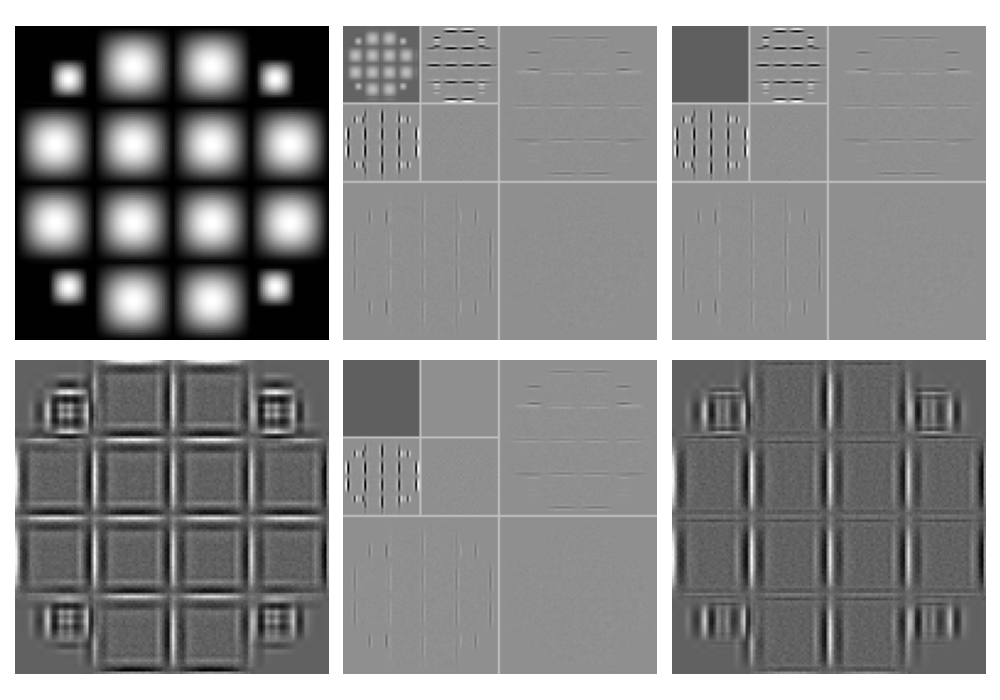

The script that saved this image:
import numpy as np
import matplotlib.pyplot as plt
from skimage.io import imread
from skimage.util import img_as_float
from libDIPUM.wavefast import wavefast
from libDIPUM.wavecut import wavecut
from libDIPUM.waveback import waveback
from libDIPUM.wavedisplay import wavedisplay
from libDIPUM.data_path import dip_data

# Data
f = img_as_float(imread(dip_data('sinePulses.tif')))

# Wavelet transform
c, s = wavefast(f, 2, 'sym4')

# Zeroing approximation coefficients
nc, y = wavecut('a', c, s)

# Back to image domain
f1 = waveback(nc, s, 'sym4')

# Zeroing approximation and horizontal details coefficients
nc1 = c.copy()
Ix = np.where(nc == 0)[0]
nc1[: 2 * len(Ix)] = 0

# Back to image domain
f2 = waveback(nc1, s, 'sym4')

# Display
fig, axes = plt.subplots(2, 3, figsize=(10, 7))
axes[0, 0].imshow(f, cmap='gray')
axes[0, 0].axis('off')

axes[0, 1].imshow(wavedisplay(c, s, 3), cmap='gray')
axes[0, 1].axis('off')

axes[0, 2].imshow(wavedisplay(nc, s, 3), cmap='gray')
axes[0, 2].axis('off')

axes[1, 0].imshow(f1, cmap='gray')
axes[1, 0].axis('off')

axes[1, 1].imshow(wavedisplay(nc1, s, 3), cmap='gray')
axes[1, 1].axis('off')

axes[1, 2].imshow(f2, cmap='gray')
axes[1, 2].axis('off')

plt.tight_layout()
plt.savefig('Figure632.png')
plt.show()
